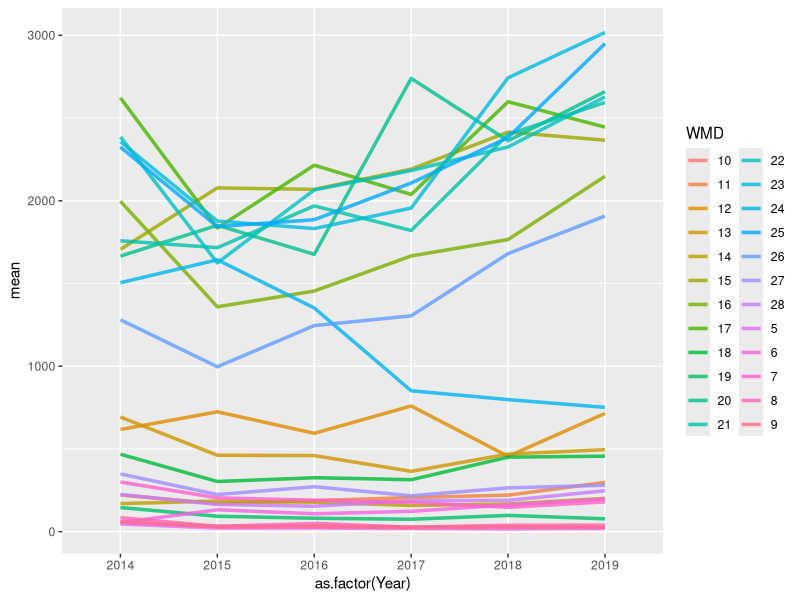
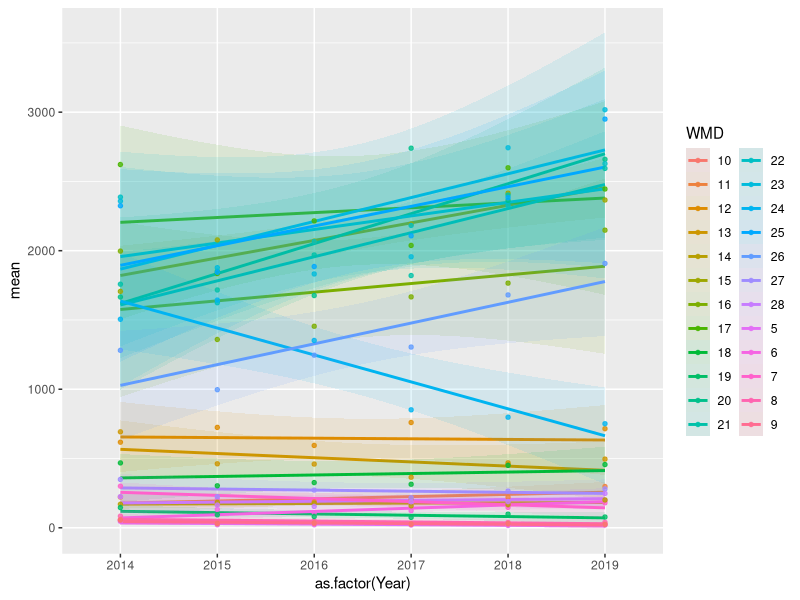
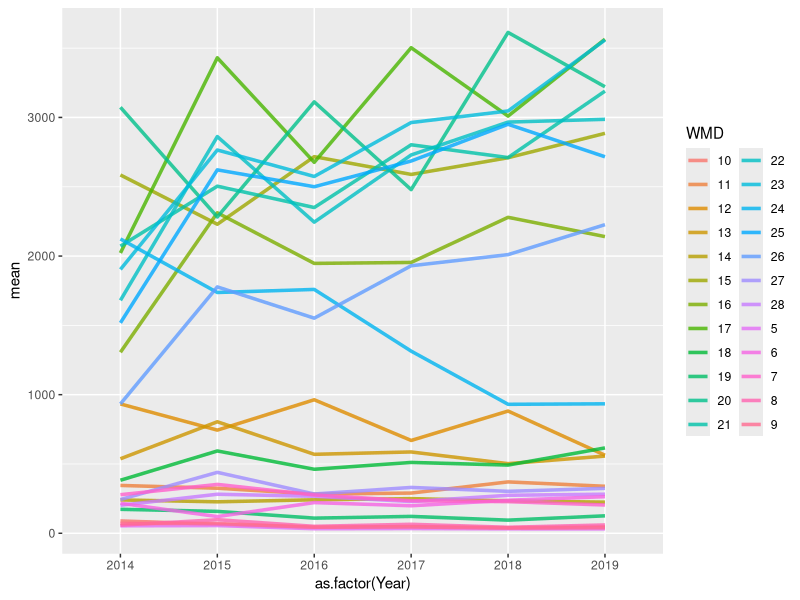
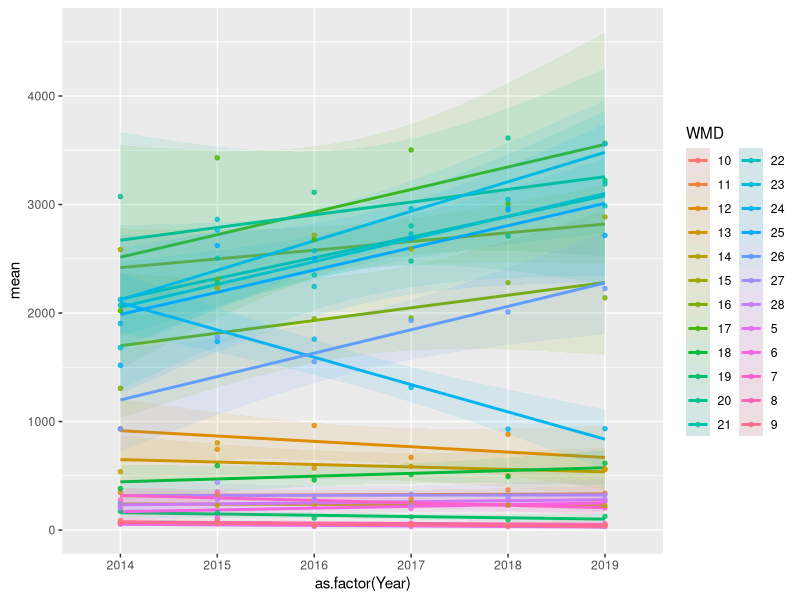
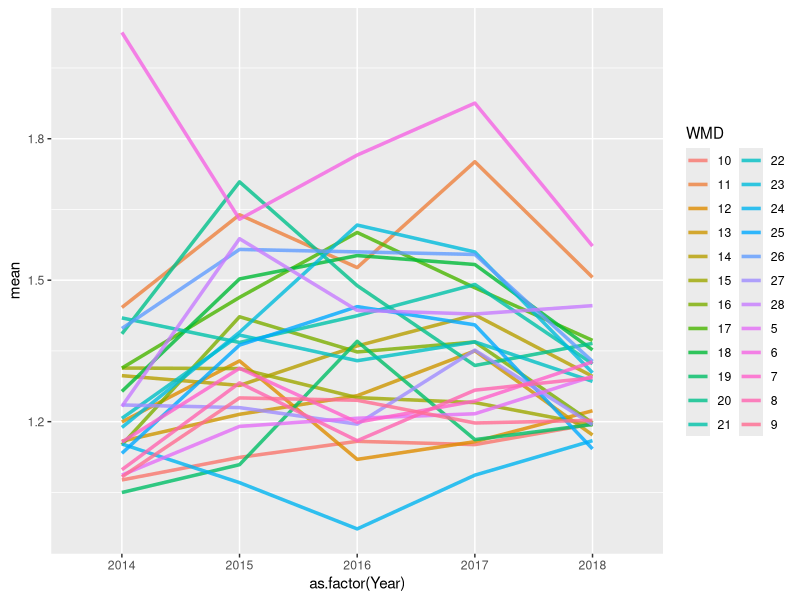
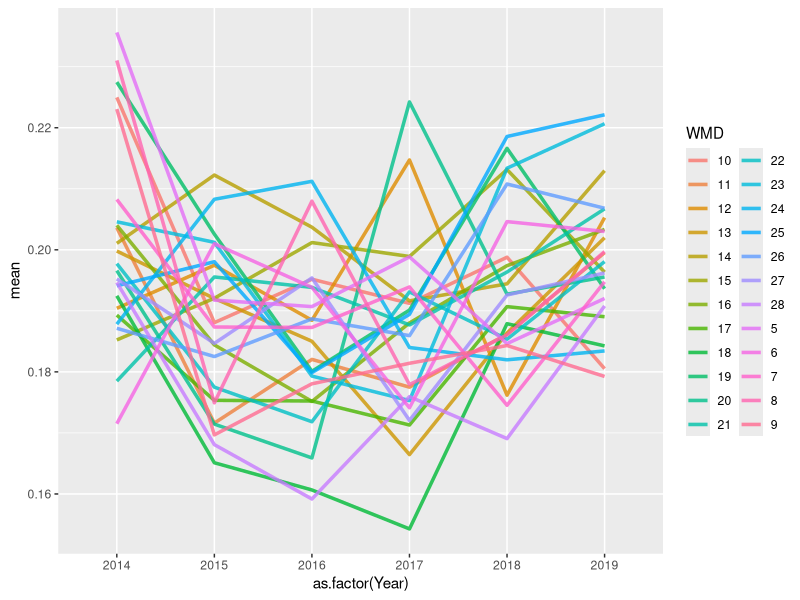
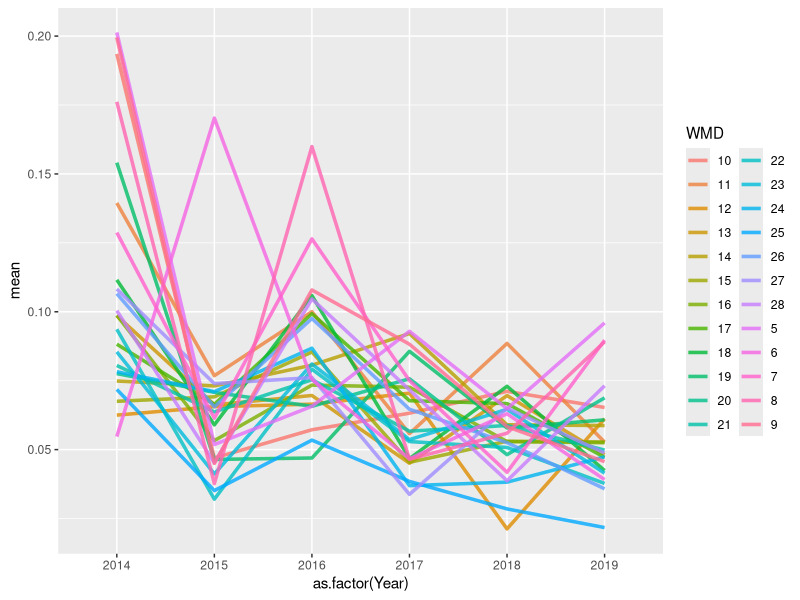
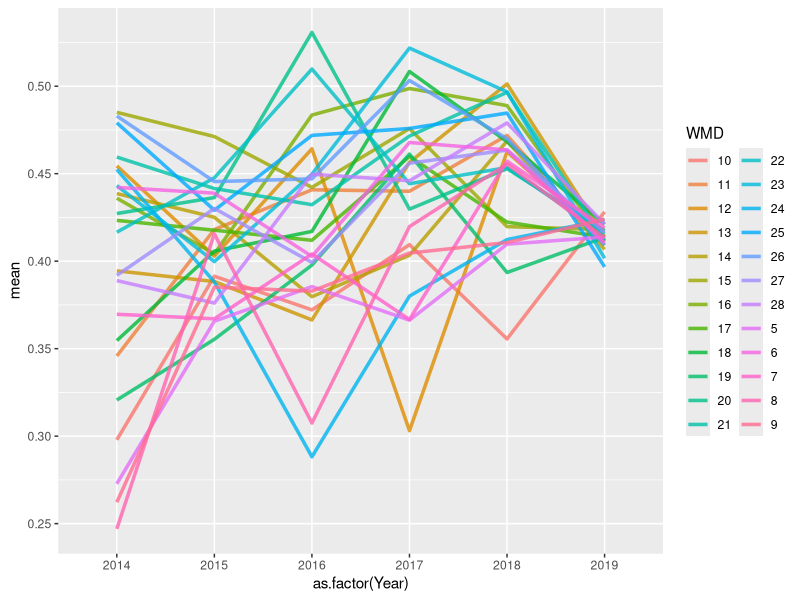

Write the R code that produced these figures, in order.
#Examine Model Outputs more easily
outputs <- read.csv("BR_P_SPP_SSPop_output.csv")
# outputs <- read.csv("2010to2019_SSPop_output.csv")
require(dplyr)
require(stringr)
require(tidyr)
require(miscTools)
require(ggplot2)

#######################
### Estimate Values ###
#######################
### WMD and Time Specific Abundance
# Adult
N.A.long <- outputs %>% 
  filter(substr(X,1,3) == "N.A") %>%
  mutate(WMD = str_extract(X, "[:digit:]+")) %>%
  mutate(Year = 2013 + as.numeric(substr(str_extract(X, "[,^][:digit:]+"), 2,4))) %>%
  dplyr::select(Year, mean, WMD)
N.A.est <- N.A.long %>%
  pivot_wider(names_from = c(Year), values_from = mean)
N.A.total <- data.frame(mean = colSums(N.A.est[2:ncol(N.A.est)]),
                        Year = min(N.A.long$Year):max(N.A.long$Year),
                        WMD = "Total")

ggplot(data = N.A.long, aes(y = mean, x = as.factor(Year), group = WMD)) +
  geom_line(aes(color = WMD), alpha = .8, size = 1.2)
ggsave("N_A_WMDestimates.jpeg", width = 12, height = 8, units = "in")

ggplot(data = N.A.long, aes(y = mean, x = as.factor(Year), group = WMD)) +
  stat_smooth(method = lm, aes(color = WMD, fill = WMD), alpha = .1)+
  geom_point(aes(color = WMD), alpha = .8, size = 1.2)
ggsave("N_A_WMDtrends.jpeg", width = 12, height = 8, units = "in")

write.csv(N.A.est, "N_A_WMDestimates.csv", row.names = F)


#Juvenile
N.J.long <- outputs %>% 
  filter(substr(X,1,3) == "N.J") %>%
  mutate(WMD = str_extract(X, "[:digit:]+")) %>%
  mutate(Year = 2013 + as.numeric(substr(str_extract(X, "[,^][:digit:]+"), 2,4))) %>%
  dplyr::select(Year, mean, WMD)
N.J.est <- N.J.long %>%
  pivot_wider(names_from = c(Year), values_from = mean)
N.J.total <- data.frame(mean = colSums(N.J.est[2:ncol(N.J.est)]),
                        Year = min(N.A.long$Year):max(N.J.long$Year),
                        WMD = "Total")

ggplot(data = N.J.long, aes(y = mean, x = as.factor(Year), group = WMD)) +
  geom_line(aes(color = WMD), alpha = .8, size = 1.2)
ggsave("N_J_WMDestimates.jpeg", width = 12, height = 8, units = "in")

ggplot(data = N.J.long, aes(y = mean, x = as.factor(Year), group = WMD)) +
  stat_smooth(method = lm, aes(color = WMD, fill = WMD), alpha = .1)+
  geom_point(aes(color = WMD), alpha = .8, size = 1.2)
ggsave("N_J_WMDtrends.jpeg", width = 12, height = 8, units = "in")

write.csv(N.J.est, "N_J_WMDestimates.csv", row.names = F)


### Recruitment
R.long <- outputs %>% 
  filter(substr(X,1,2) == "R[") %>%
  mutate(WMD = str_extract(X, "[:digit:]+")) %>%
  mutate(Year = 2013 + as.numeric(substr(str_extract(X, "[,^][:digit:]+"), 2,4))) %>%
  dplyr::select(Year, mean, WMD)
R.est <- R.long %>%
  pivot_wider(names_from = c(Year), values_from = mean)
ggplot(data = R.long, aes(y = mean, x = as.factor(Year), group = WMD)) +
  geom_line(aes(color = WMD), alpha = .8, size = 1.2)
ggsave("R_WMDestimates.jpeg", width = 12, height = 8, units = "in")
write.csv(R.est, "R_WMDestimates.csv", row.names = F)


### WMD and Time Specific Harvest Rate Estimates
#Adult
HR.A.long <- outputs %>% 
  filter(substr(X,1,8) == "WMD.HR.A") %>%
  mutate(WMD = str_extract(X, "[:digit:]+")) %>%
  mutate(Year = 2013 + as.numeric(substr(str_extract(X, "[,^][:digit:]+"), 2,4))) %>%
  dplyr::select(Year, mean, WMD)
HR.A.est <- HR.A.long %>%
  pivot_wider(names_from = c(Year), values_from = mean)
ggplot(data = HR.A.long, aes(y = mean, x = as.factor(Year), group = WMD)) +
  geom_line(aes(color = WMD), alpha = .8, size = 1.2)
ggsave("HR_A_WMDestimates.jpeg", width = 12, height = 8, units = "in")
write.csv(HR.A.est, "HR_A_WMDestimates.csv", row.names = F)


#Juvenile
HR.J.long <- outputs %>% 
  filter(substr(X,1,8) == "WMD.HR.J") %>%
  mutate(WMD = str_extract(X, "[:digit:]+")) %>%
  mutate(Year = 2013 + as.numeric(substr(str_extract(X, "[,^][:digit:]+"), 2,4))) %>%
  dplyr::select(Year, mean, WMD)
HR.J.est <- HR.J.long %>%
  pivot_wider(names_from = c(Year), values_from = mean)
ggplot(data = HR.J.long, aes(y = mean, x = as.factor(Year), group = WMD)) +
  geom_line(aes(color = WMD), alpha = .8, size = 1.2)
ggsave("HR_J_WMDestimates.jpeg", width = 12, height = 8, units = "in")
write.csv(HR.J.est, "HR_J_WMDestimates.csv", row.names = F)


### WMD and Time Specific Non Harvest Survival Estimates
# Adult
S.A.long <- outputs %>% 
  filter(substr(X,1,8) == "totalS.A") %>%
  mutate(WMD = str_extract(X, "[:digit:]+")) %>%
  mutate(Year = 2013 + as.numeric(substr(str_extract(X, "[,^][:digit:]+"), 2,4))) %>%
  dplyr::select(Year, mean, WMD)
S.A.est <- S.A.long %>%
  pivot_wider(names_from = c(Year), values_from = mean)
ggplot(data = S.A.long, aes(y = mean, x = as.factor(Year), group = WMD)) +
  geom_line(aes(color = WMD), alpha = .8, size = 1.2)
ggsave("S_A_WMDestimates.jpeg", width = 12, height = 8, units = "in")
write.csv(S.A.est, "S_A_WMDestimates.csv", row.names = F)


#Juvenile
S.J.long <- outputs %>% 
  filter(substr(X,1,8) == "totalS.J") %>%
  mutate(WMD = str_extract(X, "[:digit:]+")) %>%
  mutate(Year = 2013 + as.numeric(substr(str_extract(X, "[,^][:digit:]+"), 2,4))) %>%
  dplyr::select(Year, mean, WMD)
S.J.est <- S.J.long %>%
  pivot_wider(names_from = c(Year), values_from = mean)
ggplot(data = S.J.long, aes(y = mean, x = as.factor(Year), group = WMD)) +
  geom_line(aes(color = WMD), alpha = .8, size = 1.2)
ggsave("S_J_WMDestimates.jpeg", width = 12, height = 8, units = "in")
write.csv(S.J.est, "S_J_WMDestimates.csv", row.names = F)




###############################################################################
###############################################################################
#######################
### RHat Values ###
#######################
### Total Model Rhat
ggplot(data = outputs, aes(x = Rhat)) +
  geom_histogram() +
  xlim(min(outputs$Rhat) - .1, ifelse(max(outputs$Rhat) > 2, max(outputs$Rhat) + .3, 2)) +
  labs(title = "Total Tracked Parameters Convergence")
ggsave("FullTracked_RHat.jpeg", width = 8, height = 8, units = "in")


### WMD and Time Specific Abundance Rhat
# Adult
N.A.rhat <- outputs %>% 
  filter(substr(X,1,3) == "N.A") %>%
  mutate(WMD = str_extract(X, "[:digit:]+")) %>%
  mutate(Year = 2013 + as.numeric(substr(str_extract(X, "[,^][:digit:]+"), 2,4))) %>%
  dplyr::select(Year, Rhat, WMD)
ggplot(data = N.A.rhat, aes(x = Rhat)) +
  geom_histogram() +
  xlim(min(outputs$Rhat) - .1, ifelse(max(outputs$Rhat) > 2, max(outputs$Rhat) + .3, 2)) +
  labs(title = "WMD and Time Specific N.A Convergence")
ggsave("N_A_RHat.jpeg", width = 8, height = 8, units = "in")


#Juvenile
N.J.rhat <- outputs %>% 
  filter(substr(X,1,3) == "N.J") %>%
  mutate(WMD = str_extract(X, "[:digit:]+")) %>%
  mutate(Year = 2013 + as.numeric(substr(str_extract(X, "[,^][:digit:]+"), 2,4))) %>%
  dplyr::select(Year, Rhat, WMD)
ggplot(data = N.J.rhat, aes(x = Rhat)) +
  geom_histogram() +
  xlim(min(outputs$Rhat) - .1, ifelse(max(outputs$Rhat) > 2, max(outputs$Rhat) + .3, 2)) +
  labs(title = "WMD and Time Specific N.J Convergence")
ggsave("N_J_RHat.jpeg", width = 8, height = 8, units = "in")


### Recruitment
R.rhat <- outputs %>% 
  filter(substr(X,1,2) == "R[") %>%
  mutate(WMD = str_extract(X, "[:digit:]+")) %>%
  mutate(Year = 2013 + as.numeric(substr(str_extract(X, "[,^][:digit:]+"), 2,4))) %>%
  dplyr::select(Year, Rhat, WMD)
ggplot(data = R.rhat, aes(x = Rhat)) +
  geom_histogram() +
  xlim(min(outputs$Rhat) - .1, ifelse(max(outputs$Rhat) > 2, max(outputs$Rhat) + .3, 2)) +
  labs(title = "WMD and Time Specific R Convergence")
ggsave("R_RHat.jpeg", width = 8, height = 8, units = "in")


### WMD and Time Specific Harvest Rate Estimates
#Adult
HR.A.rhat <- outputs %>% 
  filter(substr(X,1,8) == "WMD.HR.A") %>%
  mutate(WMD = str_extract(X, "[:digit:]+")) %>%
  mutate(Year = 2013 + as.numeric(substr(str_extract(X, "[,^][:digit:]+"), 2,4))) %>%
  dplyr::select(Year, Rhat, WMD)
ggplot(data = HR.A.rhat, aes(x = Rhat)) +
  geom_histogram() +
  xlim(min(outputs$Rhat) - .1, ifelse(max(outputs$Rhat) > 2, max(outputs$Rhat) + .3, 2)) +
  labs(title = "WMD and Time Specific HR.A Convergence")
ggsave("HR_A_RHat.jpeg", width = 8, height = 8, units = "in")


#Juvenile
HR.J.rhat <- outputs %>% 
  filter(substr(X,1,8) == "WMD.HR.J") %>%
  mutate(WMD = str_extract(X, "[:digit:]+")) %>%
  mutate(Year = 2013 + as.numeric(substr(str_extract(X, "[,^][:digit:]+"), 2,4))) %>%
  dplyr::select(Year, Rhat, WMD)
ggplot(data = HR.J.rhat, aes(x = Rhat)) +
  geom_histogram() +
  xlim(min(outputs$Rhat) - .1, ifelse(max(outputs$Rhat) > 2, max(outputs$Rhat) + .3, 2)) +
  labs(title = "WMD and Time Specific HR.J Convergence")
ggsave("HR_J_RHat.jpeg", width = 8, height = 8, units = "in")


### WMD and Time Specific Non Harvest Survival Estimates
# Adult
S.A.rhat <- outputs %>% 
  filter(substr(X,1,8) == "totalS.A") %>%
  mutate(WMD = str_extract(X, "[:digit:]+")) %>%
  mutate(Year = 2013 + as.numeric(substr(str_extract(X, "[,^][:digit:]+"), 2,4))) %>%
  dplyr::select(Year, Rhat, WMD)
ggplot(data = S.A.rhat, aes(x = Rhat)) +
  geom_histogram() +
  xlim(min(outputs$Rhat) - .1, ifelse(max(outputs$Rhat) > 2, max(outputs$Rhat) + .3, 2)) +
  labs(title = "WMD and Time Specific S.A Convergence")
ggsave("S_A_RHat.jpeg", width = 8, height = 8, units = "in")


#Juvenile
S.J.rhat <- outputs %>% 
  filter(substr(X,1,8) == "totalS.J") %>%
  mutate(WMD = str_extract(X, "[:digit:]+")) %>%
  mutate(Year = 2013 + as.numeric(substr(str_extract(X, "[,^][:digit:]+"), 2,4))) %>%
  dplyr::select(Year, Rhat, WMD)
ggplot(data = S.J.rhat, aes(x = Rhat)) +
  geom_histogram() +
  xlim(min(outputs$Rhat) - .1, ifelse(max(outputs$Rhat) > 2, max(outputs$Rhat) + .3, 2)) +
  labs(title = "WMD and Time Specific S.J Convergence")
ggsave("S_J_RHat.jpeg", width = 8, height = 8, units = "in")
